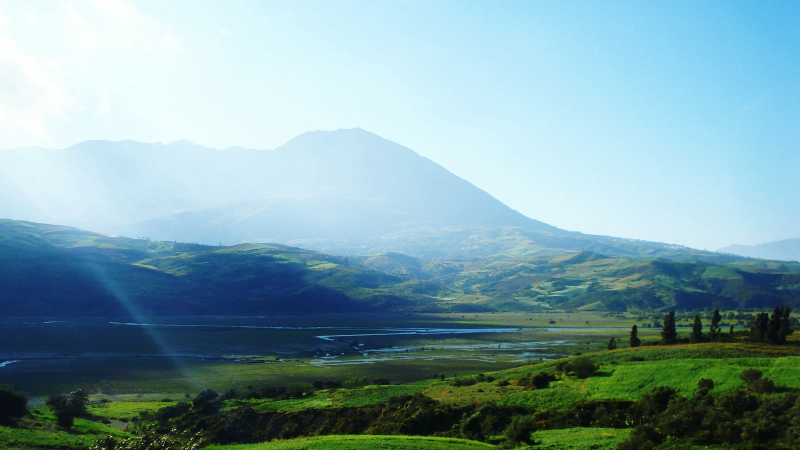
#> input picture assets/img/rif-chefchaouen-source.jpg, 1600 x 900 px (shown at 1/2 size)
$ python process_assets.py
#> lines starting #> are read from the running program, lines starting #| are printed output that depends on the picture
#> further down, image is the input picture: PIL image 1600x900 RGB; mean R, G, B 127.8, 161.8, 167.8
from pathlib import Path
from PIL import Image, ImageDraw, ImageEnhance, ImageFilter, ImageFont, ImageOps

ROOT = Path(__file__).resolve().parents[1]
IMG_DIR = ROOT / "assets" / "img"

SOURCES = {
    "rif-chefchaouen": IMG_DIR / "rif-chefchaouen-source.jpg",
    "road-chefchaouen": IMG_DIR / "road-chefchaouen-source.jpg",
    "road-akchour": IMG_DIR / "road-akchour-source.jpg",
    "al-hoceima": IMG_DIR / "al-hoceima-source.jpg",
}


def editorial_grade(image: Image.Image) -> Image.Image:
    image = image.convert("RGB")
    image = ImageEnhance.Color(image).enhance(0.78)
    image = ImageEnhance.Contrast(image).enhance(1.08)
    wash = Image.new("RGB", image.size, "#b97a50")
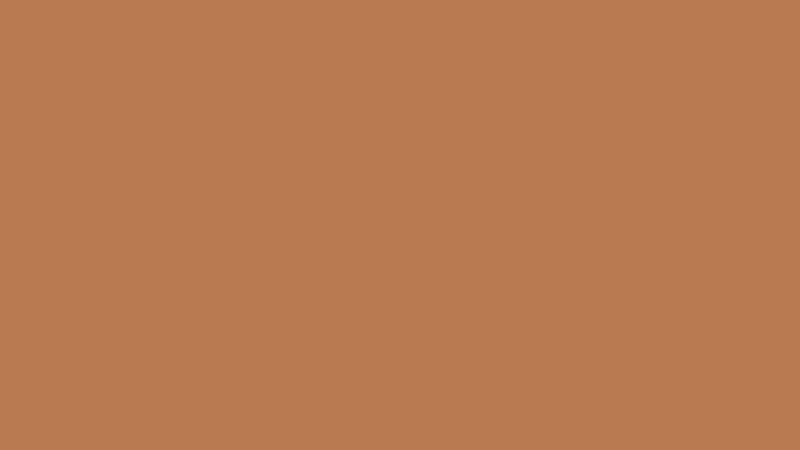
#> wash: PIL image 1600x900 RGB (shown at 1/2 size); mean R, G, B 185, 122, 80
    return Image.blend(image, wash, 0.075)


for name, source in SOURCES.items():
    with Image.open(source) as image:
        graded = editorial_grade(image)
        for width in (640, 1280, 1920):
            if width > graded.width:
                continue
            height = round(graded.height * width / graded.width)
            resized = graded.resize((width, height), Image.Resampling.LANCZOS)
            resized.save(IMG_DIR / f"{name}-{width}.webp", "WEBP", quality=82, method=6)
#> this loop made 3 passes
#> pass 1, `resized = graded.resize((width, height), Image.Resampling.LANCZOS)`:
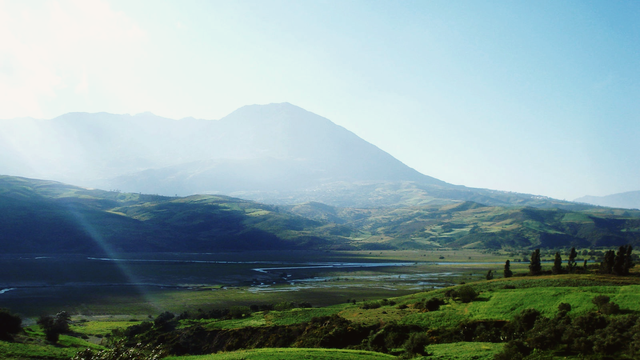
#> resized: PIL image 640x360 RGB; mean R, G, B 134.2, 155.8, 157.1
#> (the run stopped early here; a loop or call above may not have finished)
